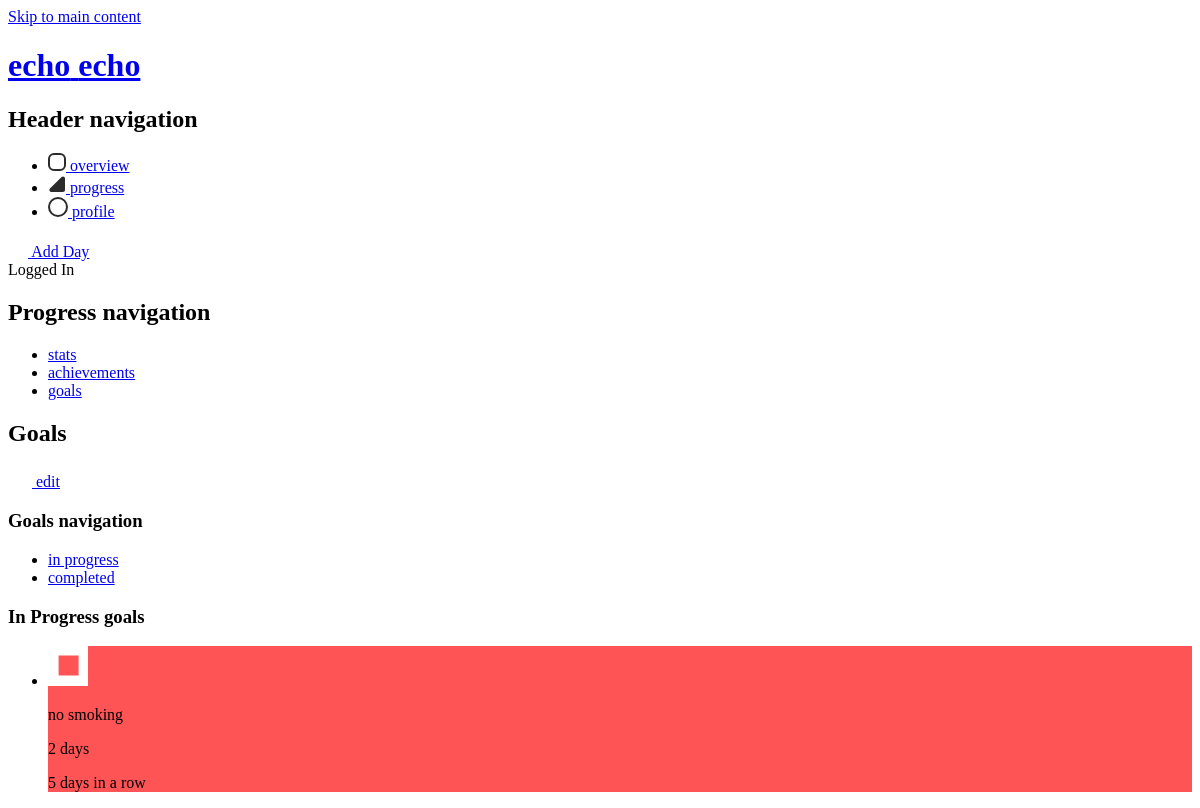
The app's page /index.php?page=progress&category=goals&goals-type=in-progress (signed in), older data.
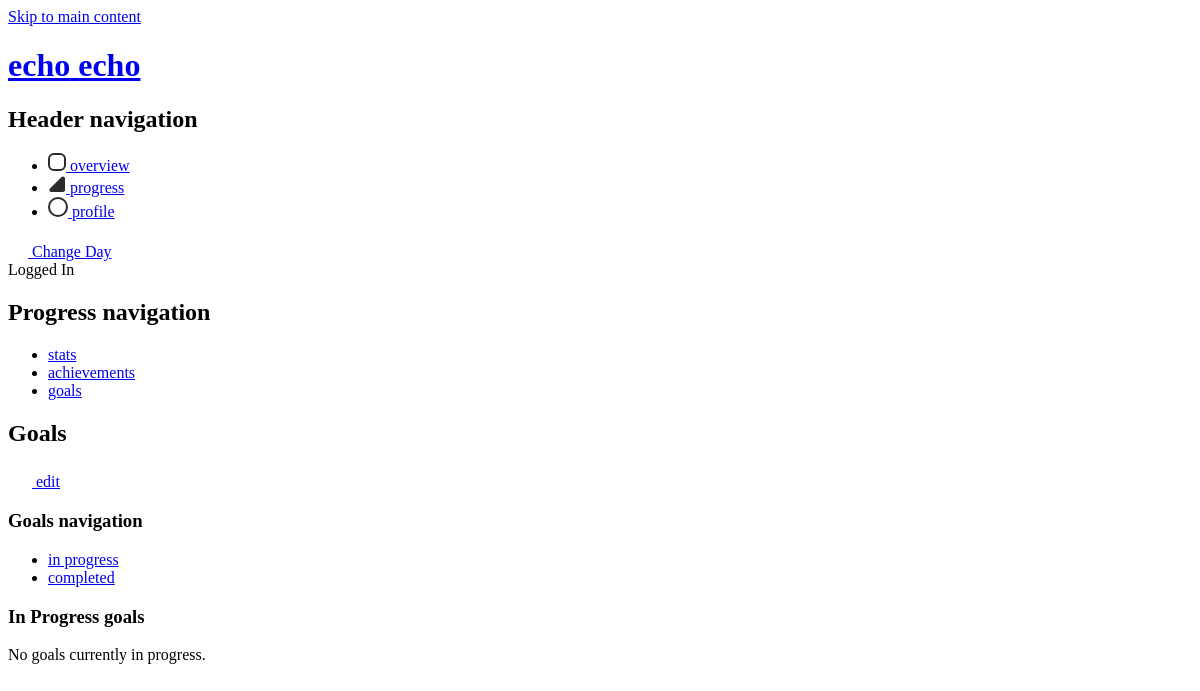
The same page, newer data.
### tables this page shows
CREATE TABLE `streaks` (
  `streak_id` int(11) NOT NULL,
  `user_id` int(11) NOT NULL,
  `habit_id` int(11) NOT NULL,
  `time_amount` int(11) NOT NULL,
  `time_amount_progress` int(11) NOT NULL DEFAULT '0',
  `time_type` varchar(255) NOT NULL,
  `completed` tinyint(1) NOT NULL DEFAULT '0',
  `active` tinyint(1) NOT NULL
);

CREATE TABLE `data_habit_icon` (
  `data_habit_icon_id` int(11) NOT NULL,
  `habit_icon` text NOT NULL
);

CREATE TABLE `habits` (
  `habit_id` int(11) NOT NULL,
  `user_id` int(11) NOT NULL,
  `habit_name` varchar(255) NOT NULL,
  `habit_icon` int(11) NOT NULL,
  `habit_colour` varchar(255) NOT NULL,
  `habit_colour_name` varchar(255) NOT NULL,
  `active` tinyint(1) NOT NULL DEFAULT '1'
);

### src/controller/Controller.php (called while the page is built, shortened)
<?php
class Controller {
  public $route;
  protected $viewVars = array();
  public function filter() {
    call_user_func(array($this, $this->route['action']));
  }
  public function render() {
    $this->createViewVarWithContent();
    $this->renderInLayout();
  }
  public function set($variableName, $value) {
    $this->viewVars[$variableName] = $value;
  }
  private function createViewVarWithContent() {
    require __DIR__ . '/../view/' . strtolower($this->route['controller']) . '/' . $this->route['action'] . '.php';
    $content = ob_get_clean();
  }
  private function renderInLayout() {
    extract($this->viewVars, EXTR_OVERWRITE);
    include __DIR__ . '/../view/layout.php';
  }
}

### src/index.php (called while the page is built, shortened)
<?php
$routes = array(
  'home' => array(
    'controller' => 'Pages',
    'action' => 'index'
  ),
  'overview' => array(
    'controller' => 'Posts',
    'action' => 'overview'
  ),
  'add' => array(
    'controller' => 'Posts',
    'action' => 'add'
  ),
  'progress' => array(
    'controller' => 'Progress',
    'action' => 'progress'
  ),
  'profile' => array(
    'controller' => 'Users',
    'action' => 'profile'
  ),
  'login' => array(
    'controller' => 'Users',
    'action' => 'login'
  ),
  'logout' => array(
    'controller' => 'Users',
    'action' => 'logout'
  ),
  'register' => array(
    'controller' => 'Users',
    'action' => 'register'
  )
);
$route = $routes[$_GET['page']];
$controllerObj = new $controllerName();
$controllerObj->route = $route;
$controllerObj->filter();
$controllerObj->render();

### src/controller/ProgressController.php (called while the page is built, shortened)
<?php
require_once __DIR__ . '/Controller.php';
require_once __DIR__ . '/../dao/GoalDAO.php';
class ProgressController extends Controller {
  private $goalDAO;
  function __construct() {
    $this->goalDAO = new GoalDAO();
  }
  public function progress() {
    if (empty($_SESSION['user'])) {
        $_SESSION['error'] = 'You have to be signed in.';
        header('Location: index.php');
        exit();
    } else {
        if (!empty($_GET['category'])) {
          switch ($_GET['category']) {
            case 'goals':
              if(!empty($_GET['goals-type'])) {
                switch ($_GET['goals-type']) {
                  case 'in-progress':
                    $inProgressGoals = $this->goalDAO->selectAllGoals(array(
                      'user_id' => $_SESSION['user']['user_id'],
                      'completed' => FALSE,
                      'active' => TRUE
                    ));
                    break;
                }
              } else {
                header('Location: index.php?page=progress&category=goals&goals-type=in-progress');
                exit();
              }
              break;
          }
        } else {
            header('Location: index.php?page=progress&category=statistics');
        }
    }
  }
}

### src/dao/GoalDAO.php (called while the page is built, shortened)
<?php
class GoalDAO extends DAO {
  public function selectAllGoals($data) {
    $goals = array();
    $sql1 = "SELECT * FROM `repetitive` INNER JOIN `habits` ON repetitive.habit_id = habits.habit_id INNER JOIN `data_habit_icon` ON habits.habit_icon = data_habit_icon.data_habit_icon_id WHERE repetitive.user_id = :user_id AND repetitive.completed = :completed AND repetitive.active = :active";
    $stmt1 = $this->pdo->prepare($sql1);
    $stmt1->bindValue(':user_id', $data['user_id']);
    $stmt1->bindValue(':completed', $data['completed']);
    $stmt1->bindValue(':active', $data['active']);
    $stmt1->execute();
    $goals['repetitive'] = $stmt1->fetchAll(PDO::FETCH_ASSOC);
    $sql2 = "SELECT * FROM `streaks` INNER JOIN `habits` ON streaks.habit_id = habits.habit_id INNER JOIN `data_habit_icon` ON habits.habit_icon = data_habit_icon.data_habit_icon_id WHERE streaks.user_id = :user_id AND streaks.completed = :completed AND streaks.active = :active";
    $stmt2 = $this->pdo->prepare($sql2);
    $stmt2->bindValue(':user_id', $data['user_id']);
    $stmt2->bindValue(':completed', $data['completed']);
    $stmt2->bindValue(':active', $data['active']);
    $stmt2->execute();
    $goals['streaks'] = $stmt2->fetchAll(PDO::FETCH_ASSOC);
    $sql3 = "SELECT * FROM `total_amount` INNER JOIN `habits` ON total_amount.habit_id = habits.habit_id INNER JOIN `data_habit_icon` ON habits.habit_icon = data_habit_icon.data_habit_icon_id WHERE total_amount.user_id = :user_id AND total_amount.completed = :completed AND total_amount.active = :active";
    $stmt3 = $this->pdo->prepare($sql3);
    $stmt3->bindValue(':user_id', $data['user_id']);
    $stmt3->bindValue(':completed', $data['completed']);
    $stmt3->bindValue(':active', $data['active']);
    $stmt3->execute();
    $goals['total_amount'] = $stmt3->fetchAll(PDO::FETCH_ASSOC);
    return $goals;
  }
}

### src/view/progress/progress.php (the view, shortened to what the changed rows need)
<nav class="main-nav">
  <h2 class="main-nav-title hide">Progress navigation</h2>
</nav>
<?php if ($currentCategory == 'goals'): ?>
  <section class="main-progress-goals" id="main">
    <h2 class="main-progress-goals-title hide">Goals</h2>
    <a href="index.php?page=profile&category=customize" class="main-progress-goals-edit">
      <span>edit</span>
    </a>
    <nav class="main-progress-goals-nav">
      <h3 class="goals-nav-title hide">Goals navigation</h3>
      <ul class="goals-nav-list">
        <li class="goals-nav-list-item">
          <a href="index.php?page=progress&category=goals&goals-type=in-progress" class="goals-nav-list-item-link <?php if($goalsCategory === 'in-progress') { echo 'goals-nav-list-item-link-active';} ?>">in progress</a>
        </li>
        <li class="goals-nav-list-item">
          <a href="index.php?page=progress&category=goals&goals-type=completed" class="goals-nav-list-item-link <?php if($goalsCategory === 'completed') { echo 'goals-nav-list-item-link-active';} ?>">completed</a>
        </li>
      </ul>
    </nav>
    <?php if($goalsCategory === 'in-progress'): ?>
      <article class="main-progress-goals-in-progress">
        <h3 class="goals-in-progress-title hide">In Progress goals</h3>
        <?php
          echo '<ul class="goals-in-progress-list">';
          if (!empty($inProgressGoals['streaks'])) {
            foreach ($inProgressGoals['streaks'] as $goal) {
              echo '<li class="goals-in-progress-list-item" style="background-color: ' . $goal['habit_colour'] .'">
                      <div class="goals-in-progress-list-item-topwrap">
                        ' . $goal['habit_icon_white'] . '
                        <p class="goals-in-progress-list-item-name">' . $goal['habit_name'] .'</p>
                        <p class="goals-in-progress-list-item-status">2 days</p>
                      </div>
                      <p class="goals-in-progress-list-item-amount">' . $goal['time_amount'] . ' ' . $goal['time_type'] .' in a row</p>
                    </li>';
            }
          }
          echo '</ul>';
          if (empty($inProgressGoals['repetitive']) && empty($inProgressGoals['streaks']) && empty($inProgressGoals['total_amount'])) {
            echo '<p class="goals-in-progress-error error">No goals currently in progress.</p>';
          }
        ?>
      </article>
    <?php endif; ?>
  </section>
<?php endif; ?>

### src/view/layout.php (shortened to what the changed rows need)
<!DOCTYPE html>
<html lang="en">
  <head>
  </head>
  <body>
    <header class="header">
      <h1 class="header-title">
        <a href="index.php" class="header-title-link" >
          <span>echo</span>
          <span>echo</span>
        </a>
      </h1>
      <?php if (empty($_SESSION['user']) ): ?>
      <nav class="header-nav nav-no-login">
        <h2 class="header-nav-title hide">Header navigation</h2>
        <ul class="header-nav-ul">
          <li class="header-nav-item <?php if($currentPage === 'login') { echo 'header-nav-item-active';} ?>">
            <a href="index.php?page=login">Login</a>
          </li>
          <li class="header-nav-item <?php if($currentPage === 'register') { echo 'header-nav-item-active';} ?>">
            <a href="index.php?page=register" class="register-button">Hop on board</a>
          </li>
        </ul>
      </nav>
      <?php else: ?>
      <nav class="header-nav">
        <h2 class="header-nav-title hide">Header navigation</h2>
        <?php if(empty($alreadyPostedToday)): ?>
          <a href="index.php?page=add" class="main-green-button">
            <span>Add Day</span>
          </a>
        <?php else: ?>
          <a href="index.php?page=add" class="main-green-button">
            <span>Change Day</span>
          </a>
        <?php endif; ?>
      </nav>
      <?php endif; ?>
    </header>
    <main class="main main-<?php echo $currentPage ?>">
    <?php echo $content; ?>
    </main>
  </body>
</html>

Row changes from the older to the newer data that the page shows:
removed streaks: habit.habit_name "no smoking", time_amount "5", time_type "days"
Text that changed along with them:
text no longer shown: "Add Day"
text now shown: "Change Day No goals currently in progress."
